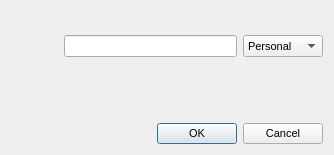
<?xml version="1.0" encoding="UTF-8"?>
<ui version="4.0">
 <class>VoxEmailMessageBox</class>
 <widget class="QDialog" name="VoxEmailMessageBox">
  <property name="geometry">
   <rect>
    <x>0</x>
    <y>0</y>
    <width>334</width>
    <height>155</height>
   </rect>
  </property>
  <property name="sizePolicy">
   <sizepolicy hsizetype="Preferred" vsizetype="Preferred">
    <horstretch>0</horstretch>
    <verstretch>0</verstretch>
   </sizepolicy>
  </property>
  <property name="font">
   <font>
    <family>MS Shell Dlg 2</family>
    <pointsize>8</pointsize>
    <weight>50</weight>
    <italic>false</italic>
    <bold>false</bold>
    <underline>false</underline>
    <strikeout>false</strikeout>
   </font>
  </property>
  <property name="windowTitle">
   <string>@product@ - SMS</string>
  </property>
  <property name="windowIcon">
   <iconset>
    <normaloff/>
   </iconset>
  </property>
  <layout class="QGridLayout" name="gridLayout_2">
   <item row="0" column="0">
    <widget class="QLabel" name="lblIcon">
     <property name="minimumSize">
      <size>
       <width>47</width>
       <height>46</height>
      </size>
     </property>
     <property name="maximumSize">
      <size>
       <width>47</width>
       <height>46</height>
      </size>
     </property>
     <property name="text">
      <string/>
     </property>
     <property name="pixmap">
      <pixmap resource="../../../../resources/wengophone.qrc">:/pics/messagebox/voxox_icon.png</pixmap>
     </property>
    </widget>
   </item>
   <item row="0" column="1">
    <layout class="QGridLayout" name="gridLayout">
     <item row="0" column="0" colspan="2">
      <widget class="QLabel" name="lblText">
       <property name="text">
        <string/>
       </property>
      </widget>
     </item>
     <item row="1" column="0">
      <widget class="QLineEdit" name="lineEdit"/>
     </item>
     <item row="1" column="1">
      <widget class="QComboBox" name="cmbEmailType">
       <property name="minimumSize">
        <size>
         <width>80</width>
         <height>0</height>
        </size>
       </property>
       <property name="maximumSize">
        <size>
         <width>80</width>
         <height>16777215</height>
        </size>
       </property>
       <item>
        <property name="text">
         <string>Personal</string>
        </property>
       </item>
       <item>
        <property name="text">
         <string>Work</string>
        </property>
       </item>
       <item>
        <property name="text">
         <string>Other</string>
        </property>
       </item>
      </widget>
     </item>
    </layout>
   </item>
   <item row="1" column="1">
    <spacer name="verticalSpacer">
     <property name="orientation">
      <enum>Qt::Vertical</enum>
     </property>
     <property name="sizeHint" stdset="0">
      <size>
       <width>20</width>
       <height>30</height>
      </size>
     </property>
    </spacer>
   </item>
   <item row="2" column="0" colspan="2">
    <widget class="QDialogButtonBox" name="buttonBox">
     <property name="standardButtons">
      <set>QDialogButtonBox::Cancel|QDialogButtonBox::Ok</set>
     </property>
    </widget>
   </item>
  </layout>
 </widget>
 <resources>
  <include location="../../../../resources/wengophone.qrc"/>
  <include location="../../../../resources/wengophone.qrc"/>
  <include location="../../../../resources/wengophone.qrc"/>
  <include location="../../../../resources/wengophone.qrc"/>
  <include location="../../../../resources/wengophone.qrc"/>
 </resources>
 <connections/>
</ui>
